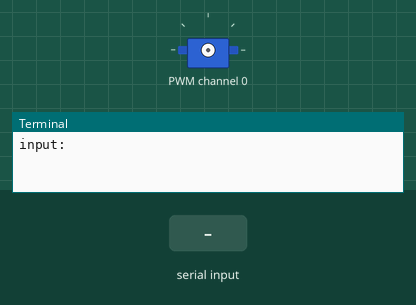
Recording of a program running on a simulated Raspberry Pi (BCM pin numbers). On the bench: servo, the last lines printed to the terminal. The inputs (shaded band) are chosen by the test bench. Servo angles are drawn from the pulse width (0.5 ms = 0°, 2.5 ms = 180°); library files of the repository ran but are not shown: PCA9685.py.

Above: at 1.2 s.
1.3 s: "5" typed at the terminal
At 2.5 s:
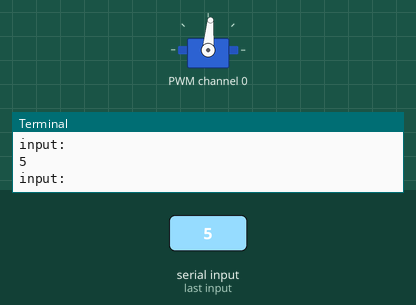
2.8 s: "90" typed at the terminal
At 3.6 s:
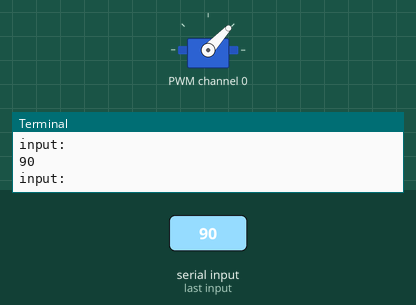
4.3 s: "200" typed at the terminal
At 4.8 s:
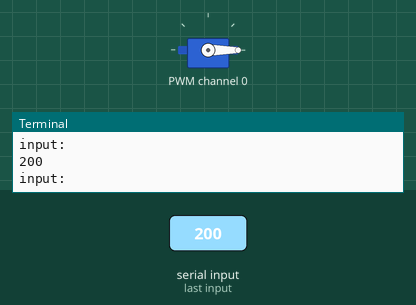
Timing chart, 0 to 7.3 s (numbered marks = the images above; inputs shaded):
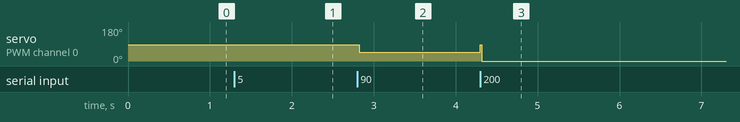

The program:

testdj1.py
```python
# -*- coding: UTF-8 -*-
from PCA9685 import PCA9685 #导入驱动，
import time
pwm=PCA9685(0x40)#设置模块的地址，默认0x40
pwm.setsq(50)#设置频率
pwm.init()#初始化pca9685
pwm.allinit()#把16个通道初始化

jiaodu=0
ledoff=0
#pwm.setduoji(0,jiaodu)

while 1:
    a=raw_input("input:")
    a=int(a)
    pwm.setpwm(0,0,a)
    #pwm.setpwm(15,0,a)
#    pwm.setduoji(0,a)
    
```

Measured:
- after the input at 1.3 s, servo on PWM channel 0: 87° → 85° at once
- after the input at 2.8 s, servo on PWM channel 0: 85° → 47° at once
- after the input at 4.3 s, servo on PWM channel 0: 47° → 0° at once
